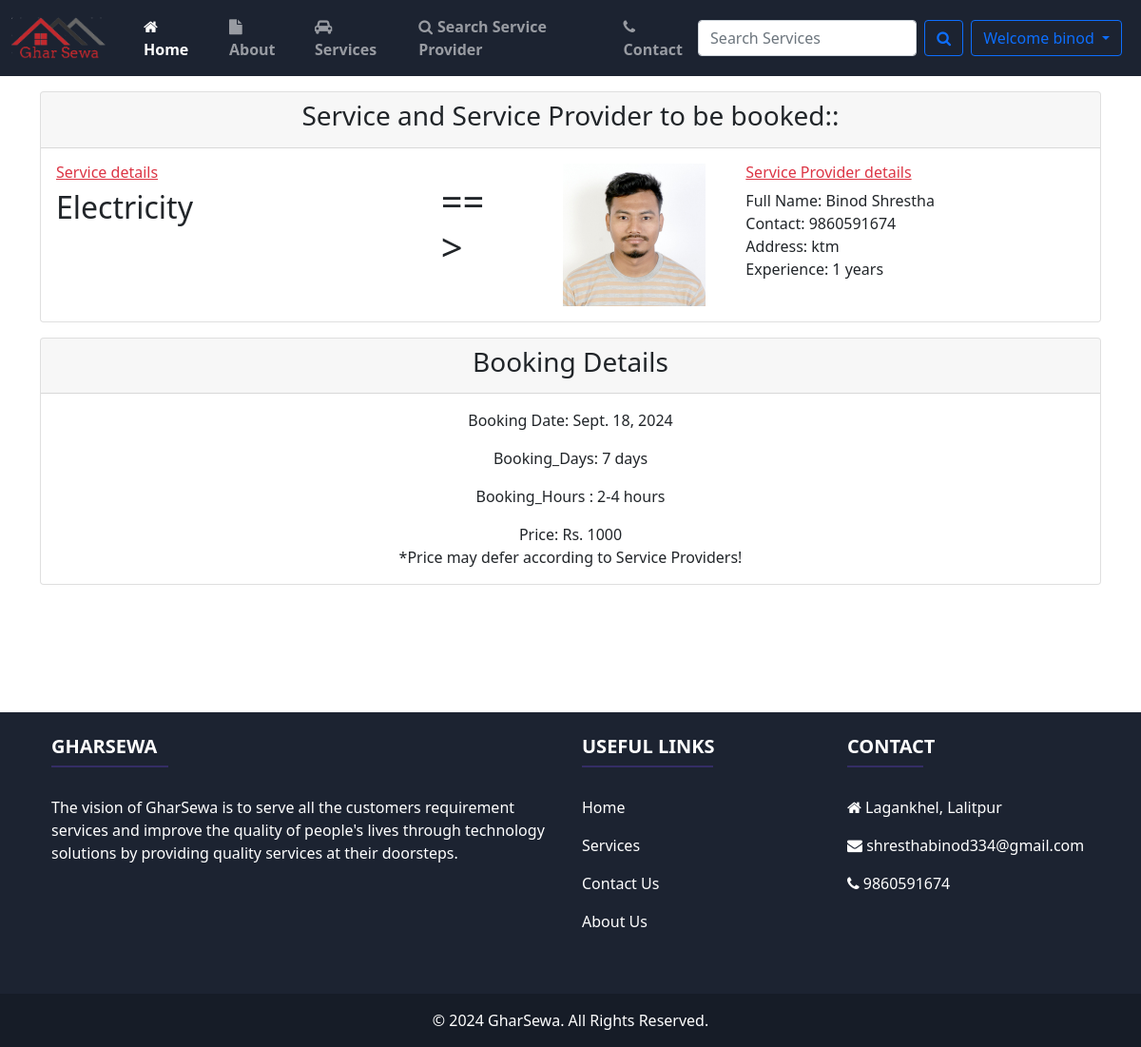
Page /booking_status/28 (signed in) on the committed database.
### home/models.py (models this page shows, shortened)
class Booking(models.Model):
    status = models.ForeignKey(Status, on_delete=models.CASCADE, null=True)
    customer = models.ForeignKey(Customer, on_delete=models.CASCADE, null=True)
    user = models.ForeignKey(Service_Man, on_delete=models.CASCADE, null=True)
    book_date = models.DateField(null=True)
    book_days = models.CharField(max_length=100, null=True)
    book_hours = models.CharField(max_length=100, null=True)

class Service_Man(models.Model):
    status = models.ForeignKey(Status, on_delete=models.CASCADE, null=True)
    city = models.ForeignKey(
        City, on_delete=models.CASCADE, null=True, blank=True)
    user = models.ForeignKey(User, on_delete=models.CASCADE, null=True)
    phone = models.CharField(max_length=20, null=True)
    image = models.ImageField(upload_to='service_man/', null=True)
    cert = models.FileField(upload_to='service_man/', null=True, default='service_man/certificate.png')
    address = models.CharField(max_length=100, null=True)
    service = models.ForeignKey(
        Service, on_delete=CASCADE, null=True, blank=True)
    experience = models.IntegerField(default=0)
    date_joined = models.DateField(auto_now_add=True)

class Service(models.Model):
    service_id = models.AutoField(primary_key=True)
    service_name = models.CharField(max_length=50)
    service_desc = models.TextField()
    image = models.FileField(null=True)
    pub_date = models.DateField(auto_now_add=True)

### home/views.py (the view)
# urls.py: path('booking_status/<int:pid>', views.bookingStatus, name= 'booking_status'),
@login_required(login_url='login')
def bookingStatus(request, pid):
    book = Booking.objects.get(id=pid)
    return render(request, 'booking_status.html', {'book': book})

### templates/booking_status.html (shortened to what this page needs)
{% extends 'base.html' %}
{% block body %}
<div class="container-fluid cover-height">
    {% if not request.user %}
    <div class="container my-3">
        <div class="card">
            <div class="card-header">
                <h3 class="text-center">Service and Service Provider to be booked:: </h3>
            </div>
            <div class="card-body row">
                <div class="col-md-4">
                    <h6 class="text-danger"><u> Service details</u></h6>
                    <h2 class="card-title">{{book.user.service.service_name}}</h2>
                </div>
                <div class="col-md-1 m-3">
                    <h1> ==> </h1>
                </div>
                <div class="col-md-2">
                    <img src="{{book.customer.image.url}}" alt="Customer Image" width="150px" height="150px">
                </div>
                <div class="col-md-4 p-0 m-0">
                    <h6 class="text-danger"><u> Cutomers Provider details</u></h6>
                    <p class="m-0">Full Name: {{book.customer.user.first_name}} {{book.customer.user.last_name}}</p>
                    <p class="m-0">Contact: {{book.customer.phone}}</p>
                    <p class="m-0">Address: {{book.customer.address}}</p>
                </div>
            </div>
        </div>
    </div>
    {% else %}
    <div class="container my-3">
        <div class="card">
            <div class="card-header">
                <h3 class="text-center">Service and Service Provider to be booked:: </h3>
            </div>
            <div class="card-body row">
                <div class="col-md-4">
                    <h6 class="text-danger"><u> Service details</u></h6>
                    <h2 class="card-title">{{book.user.service.service_name}}</h2>
                </div>
                <div class="col-md-1 m-3">
                    <h1> ==> </h1>
                </div>
                <div class="col-md-2">
                    <img src="{{book.user.image.url}}" alt="Customer Image" width="150px" height="150px">
                </div>
                <div class="col-md-4 p-0 m-0">
                    <h6 class="text-danger"><u> Service Provider details</u></h6>
                    <p class="m-0">Full Name: {{book.user.user.first_name}} {{book.user.user.last_name}}</p>
                    <p class="m-0">Contact: {{book.user.phone}}</p>
                    <p class="m-0">Address: {{book.user.address}}</p>
                    <p class="m-0">Experience: {{book.user.experience}} years</p>
                </div>
            </div>
        </div>
    </div>
    {% endif %}
    <div class="container my-3">
        <div class="card">
            <div class="card-header">
                <h3 class="text-center">Booking Details </h3>
            </div>
            <div class="card-body row">
                <div class="text-center">
                    <p>Booking Date: {{book.book_date}}</p>
                    <p>Booking_Days: {{book.book_days}} days</p>
                    <p>Booking_Hours : {{book.book_hours}} hours</p>
                    <p class="m-0">Price: Rs. 1000 </p>
                    <p class="m-0 text-grey">*Price may defer according to Service Providers!</p>
                </div>
            </div>
        </div>
    </div>
</div>
{% endblock %}

### templates/base.html (shortened to what this page needs)
{% load static %}
<!DOCTYPE html>
<html lang="en">
<head>
    <link rel="stylesheet" href="https://cdnjs.cloudflare.com/ajax/libs/jquery-confirm/3.3.2/jquery-confirm.min.css">
    <link href="https://cdn.jsdelivr.net/npm/bootstrap@5.0.1/dist/css/bootstrap.min.css" rel="stylesheet"
>
    <link rel="stylesheet" href="https://cdnjs.cloudflare.com/ajax/libs/font-awesome/4.7.0/css/font-awesome.min.css">
    <link rel="stylesheet" href="https://stackpath.bootstrapcdn.com/font-awesome/4.7.0/css/font-awesome.min.css">
    <link rel="stylesheet" href="{% static '/css/style.css' %}">
</head>
<body>
    <nav class="navbar navbar-expand-lg navbar-dark" style="background-color: #1c2331;">
        <div class="container-fluid">
            <a class="navbar-brand" href="/"><img src="{% static 'img/logo.png' %}" style="width: 100px;" /></a>
            <div class="collapse navbar-collapse" id="navbarSupportedContent">
                <ul class="navbar-nav me-auto mb-2 mb-lg-0" style="font-weight: 600;">
                    <li class="nav-item" style="margin-left: 15px;">
                        <a class="nav-link active" aria-current="page" href="/"> <i class="fa fa-home"
                                style="padding-right: 5px;"></i>Home</a>
                    </li>
                    <li class="nav-item" style="margin-left: 15px;">
                        <a class="nav-link" href="/about"><i class="fa fa-file"
                                style="padding-right: 5px;"></i>About</a>
                    </li>
                    <li class="nav-item" style="margin-left: 15px;">
                        <a class="nav-link" href="/services"><i class="fa fa-car"
                                style="padding-right: 5px;"></i>Services</a>
                    </li>
                    <li class="nav-item" style="margin-left: 15px;">
                        <a class="nav-link" href="{% url 'search_user' %}"><i class="fa fa-search"
                                style="padding-right: 5px;"></i>Search Service Provider</a>
                    </li>
                    <li class="nav-item" style="margin-left: 15px;">
                        <a class="nav-link" href="/contact"><i class="fa fa-phone"
                                style="padding-right: 5px;"></i>Contact</a>
                    </li>
                </ul>
                <form class="d-flex" action="/search" method="GET">
                    <input class="form-control me-2" type="search" name="search" id="search"
                        placeholder="Search Services" aria-label="Search" required>
                    <button class="btn btn-outline-primary" type="submit"><i class="fa fa-search"></i></button>
                </form>
                <div class="m-2">
                    {% if user.is_authenticated %}
                    <span class="dropdown">
                        <button class="btn btn-outline-primary dropdown-toggle" type="button" id="userid"
                            data-bs-toggle="dropdown" aria-expanded="false">
                            Welcome {{request.user}}
                        </button>
                    </span>
                {% endif %}
            </div>
        </div>
        </div>
    </nav>
    {% block body %}{% endblock body %}
    <footer class="text-white" style="background-color: #1c2331;">
        <div class="container p-4">
            <div class="row">
                <div class="col-lg-6 col-md-12 mb-4">
                    <h5 class="text-uppercase fw-bold">GharSewa</h5>
                    <hr class="mb-4 mt-0 d-inline-block mx-auto"
                        style="width: 123px; background-color: #7c4dff; height: 2px" />
                    <p>
                        The vision of GharSewa is to serve all the customers requirement services and improve the
                        quality of
                        people's lives through technology solutions by providing quality services at their
                        doorsteps.
                    </p>
                </div>
                <div class="col-lg-3 col-md-6 mb-4">
                    <h5 class="text-uppercase fw-bold">Useful links</h5>
                    <hr class="mb-4 mt-0 d-inline-block mx-auto"
                        style="width: 138px; background-color: #7c4dff; height: 2px" />
                    <p>
                        <a href="#!" class="text-white">Home</a>
                    </p>
                    <p>
                        <a href="/services/" class="text-white">Services</a>
                    </p>
                    <p>
                        <a href="/contact/" class="text-white">Contact Us</a>
                    </p>
                    <p>
                        <a href="/about/" class="text-white">About Us</a>
                    </p>
                </div>
                <div class="col-lg-3 col-md-6 mb-4">
                    <h5 class="text-uppercase fw-bold">Contact</h5>
                    <hr class="mb-4 mt-0 d-inline-block mx-auto"
                        style="width: 80px; background-color: #7c4dff; height: 2px" />
                    <p><i class="fa fa-home mr-3"></i>
                        <a href="https://www.google.com/maps?q=Lagankhel,+Lalitpur" target="_blank" class="text-white">Lagankhel, Lalitpur</a>
                      </p>
                    <p><i class="fa fa-envelope mr-3"></i>
                        <a href="mailto:shresthabinod334@gmail.com" class="text-white">shresthabinod334@gmail.com</a>
                      </p>
                    <p><i class="fa fa-phone mr-3"></i>
                        <a href="tel:9860591674" class="text-white">9860591674</a>
                      </p>
                </div>
            </div>
        </div>
        <div class="text-center p-3" style="background-color: rgba(0, 0, 0, 0.2)">
            © 2024 GharSewa. All Rights Reserved.
        </div>
    </footer>
</body>
</html>

### static/css/style.css (style rules this page uses)
:root { --font1: "Montserrat"; --font2: "Roboto Slab"; --color1: #708ce7; }
* { box-sizing: border-box; margin: 0; padding: 0; }
html { scroll-behavior: smooth; }
body { overflow-x: hidden; line-height: 1.5; }
img { display: block; }
.row { justify-content: space-between; }
.cover-height { height: 81.6vh; }

### templates/base.html (style rules this page uses)
a { text-decoration: none; }

### rows in the picture
Booking: user.service.service_name "Electricity", user.image (picture), user.user.first_name "Binod", user.user.last_name "Shrestha", user.phone "9860591674", user.address "ktm", user.experience "1", book_date "Sept. 18, 2024", book_days "7", book_hours "2-4"

### other values in the picture
{{ request.user }} "binod"
